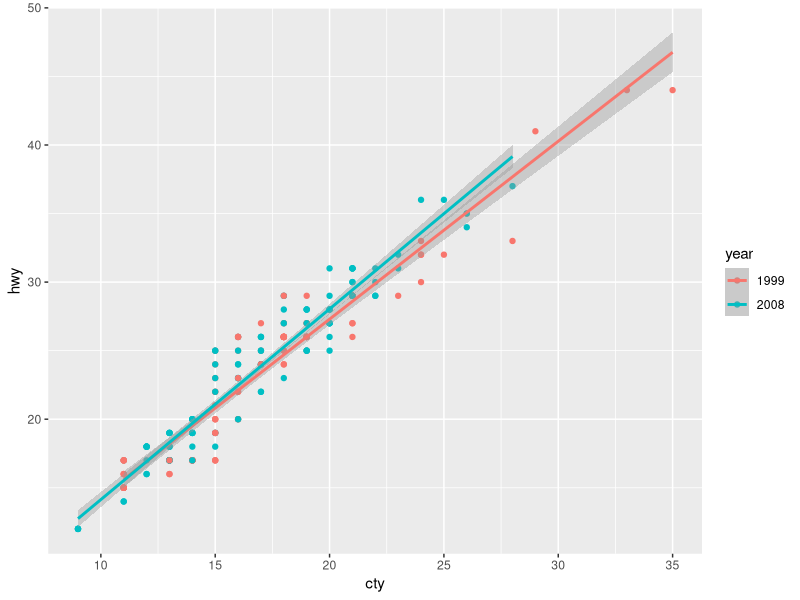

Here is the R script that generated this plot: (Note: this script raises an error after producing the figure.)
library(ggplot2)
library(data.table)
library(magrittr) # Needed for %>% operator
library(tidyr)
library(ggrepel)
library(hexbin)
library(patchwork)
mpg$year <- as.factor(mpg$year)
ggplot(data = mpg, aes(x=cty, y=hwy, color = year)) + geom_point() + geom_smooth(method='lm')
mpg

# Section 3
iris_dt <- as.data.table(iris)

ggplot(iris_dt) +geom_histogram()
